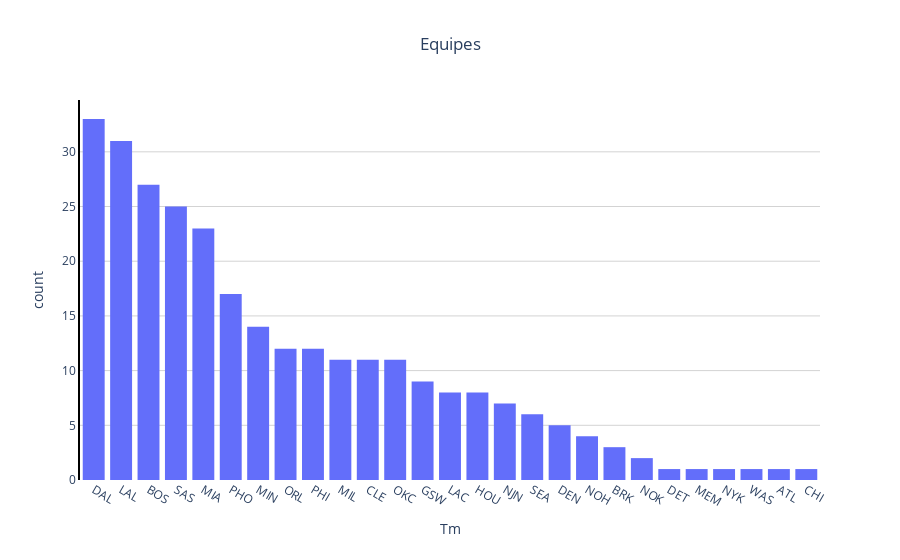

Source (notebook cell):
### Markdown cell above
La variable Tm  : Elle correspond aux différentes équipes auxquelles appartiennent les joueurs. Nous avons une majorité́ de joueurs de Dallas et de Los Angeles. On remarque également l'inégalité de données disponibles entre les équipes

### Code cell
fig = px.histogram(seasons_stat, x="Tm", title = "Equipes")
fig.update_xaxes(categoryorder = "total descending")
fig.update_layout(bargap=0.2, title = {"x" : 0.5})
fig.update_layout(paper_bgcolor = "rgba(0,0,0,0)",
                  plot_bgcolor = "rgba(0,0,0,0)")
fig.update_xaxes(showgrid=False)
fig.update_yaxes(showgrid=True, gridwidth=1, gridcolor='Lightgrey',showline=True, linewidth=2, linecolor='black')
fig.show()

### Figure 1 — Plotly figure (JSON) as saved in the notebook; plotly's stock layout.template omitted (floating-point values rounded to 4 significant figures; data arrays with more than 128 entries replaced by an {"elided": "..."} marker saying what was removed)
{"data": [{"alignmentgroup": "True", "bingroup": "x", "hovertemplate": "Tm=%{x}<br>count=%{y}<extra></extra>", "legendgroup": "", "marker": {"color": "#636efa", "pattern": {"shape": ""}}, "name": "", "offsetgroup": "", "orientation": "v", "showlegend": false, "type": "histogram", "x": {"elided": "285 str values"}, "xaxis": "x", "yaxis": "y"}], "layout": {"bargap": 0.2, "barmode": "relative", "legend": {"tracegroupgap": 0}, "paper_bgcolor": "rgba(0,0,0,0)", "plot_bgcolor": "rgba(0,0,0,0)", "title": {"text": "Equipes", "x": 0.5}, "xaxis": {"anchor": "y", "categoryorder": "total descending", "domain": [0, 1], "showgrid": false, "title": {"text": "Tm"}}, "yaxis": {"anchor": "x", "domain": [0, 1], "gridcolor": "Lightgrey", "gridwidth": 1, "linecolor": "black", "linewidth": 2, "showgrid": true, "showline": true, "title": {"text": "count"}}}}
